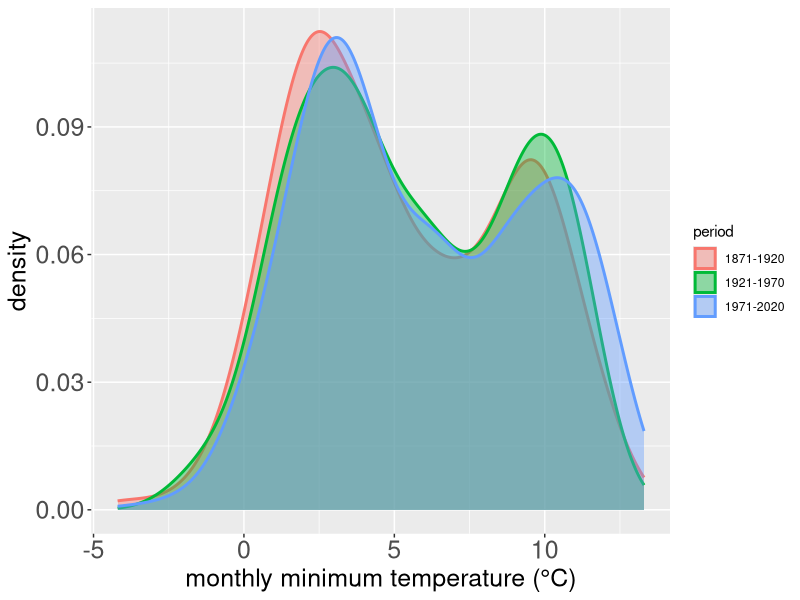
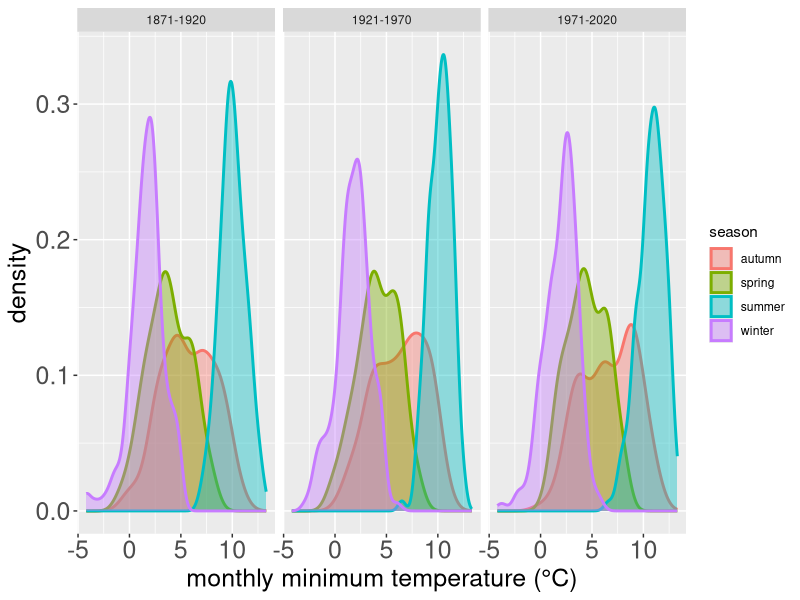

Here is the R script that generated these plots, in order:
# load libraries needed for script
library(readr) # this loads the functions we'll use to load the data
library(ggplot2) # this loads the functions, etc. needed for us to plot
library(dplyr) # this loads the functions, etc. needed for us to work with the data


# load the data
armagh <- read_csv('data/armaghdata.csv')

# select only years between 1871 and 2020
armagh <- armagh[armagh$yyyy %in% 1871:2020, ]

# add a period variable
armagh$period <- case_when(
    armagh$yyyy %in% 1871:1920 ~ '1871-1920', # years between 1871 and 1920
    armagh$yyyy %in% 1921:1970 ~ '1921-1970', # years between 1921 and 1970
    armagh$yyyy %in% 1971:2020 ~ '1971-2020' #years between 1971 and 2020
)

# add a season variable
armagh$season <- case_when(
    armagh$mm %in% c(1, 2, 12) ~ 'winter', # if month is 1, 2, or 12, set it to winter
    armagh$mm %in% 3:5 ~ 'spring', # if month is 3, 4, 5, set it to spring
    armagh$mm %in% 6:8 ~ 'summer', # if month is 6, 7, 8, set it to summer
    armagh$mm %in% 9:11 ~ 'autumn', # if month is 9, 10, 11, set it to autumn
)

# create a figure to plot the density distribution of tmin for each period in its own panel
tmin_density_plot_multi <- ggplot(data=armagh, mapping=aes(x=tmin, color=season, fill=season)) + 
    geom_density(alpha=0.4, linewidth=1) + 
    facet_wrap(~period) + 
    xlab('monthly minimum temperature (°C)') + 
    ylab('density') + 
    theme(
        axis.text=element_text(size=18),
        axis.title=element_text(size=18)
    )

# create a figure to plot the density distribution of tmin for each period in the same panel, colored by the period (using fill)
tmin_density_plot_single <- ggplot(data=armagh, mapping=aes(x=tmin, color=period, fill=period)) + 
    geom_density(alpha=0.4, linewidth=1) + # add a density plot with transparency of 0.4 and lines of width 1
    xlab('monthly minimum temperature (°C)') + # set x label
    ylab('density') + # set y label 
    theme( # set appropriate font size
        axis.text=element_text(size=18),
        axis.title=element_text(size=18)
    )

# save each plot to its own file
ggsave('tmin_density_onepanel.png', plot=tmin_density_plot_single) # save the plot to a file
ggsave('tmin_density_threepanel.png', plot=tmin_density_plot_multi, width=12, height=5) # save the plot to a file
